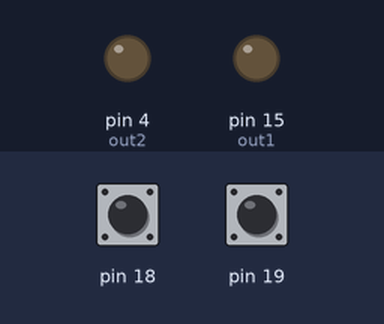
A program run on a simulated Arduino Uno, built with avr-gcc and run on an emulated ATmega328P. Parts: output pins drawn as LEDs (lit = HIGH). Dashed ring = blinking. The test bench sets the inputs (shaded band); at power-on: pin 18 HIGH, pin 19 HIGH.

Above: at 1.2 s.
1.3 s: pin 18 pulled LOW for 1 s
At 1.49 s:
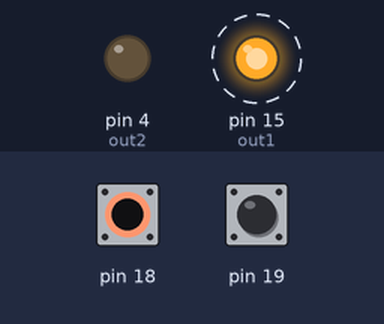
4.3 s: pin 19 pulled LOW for 3.2 s
At 8.6 s:
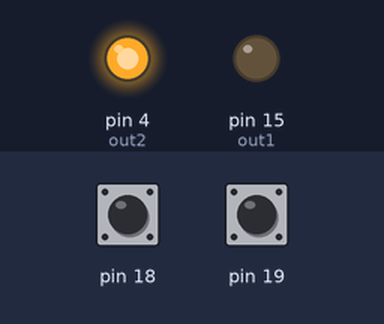
9.0 s: pin 18 pulled LOW for 0.15 s
At 9.19 s:
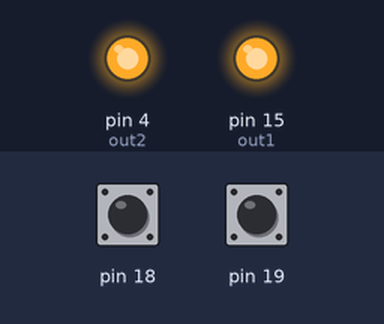
10.7 s: pin 18 pulled LOW for 3.2 s
At 10.89 s:
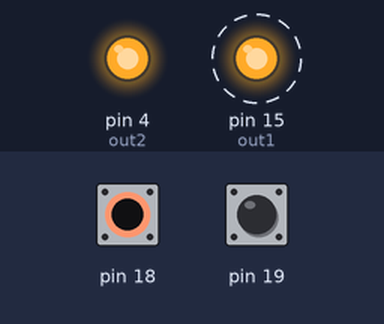
Timing chart, 0 to 15.5 s (numbered marks = the images above; inputs shaded):
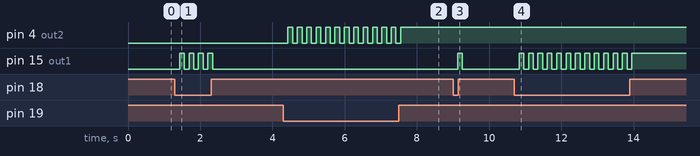

Measured:
- after the input at 1.3 s, pin 15 (out1): alternates HIGH for 0.13 s and LOW for 0.13 s, 8 changes in all, then stays LOW, starting after 0.13 s
- after the input at 4.3 s, pin 4 (out2): alternates HIGH for 0.13 s and LOW for 0.13 s, 25 changes in all, then stays HIGH, starting after 0.13 s
- after the input at 9.0 s, pin 15 (out1): LOW → HIGH after 0.13 s, → LOW 0.13 s later
- after the input at 10.7 s, pin 15 (out1): alternates HIGH for 0.13 s and LOW for 0.13 s, 25 changes in all, then stays HIGH, starting after 0.13 s

The program:

main.cpp
```cpp
// ===============================================================================================
// --- Inclusão de bibliotecas ---
#include <Arduino.h>
#include "leituraBotoes.hpp"


// ===============================================================================================
// --- Mapeamento de hardware ---
#define bot1 18
#define bot2 19
#define out1 15
#define out2 4
#define out3 5

// ===============================================================================================
// --- Declaração de objetos ---
kb_rd mybts(bot1, bot2);

void setup() {

  pinMode(out1, OUTPUT);
  pinMode(out2, OUTPUT);
  pinMode(out2, OUTPUT);

  digitalWrite(out1, LOW);
  digitalWrite(out2, LOW);
  digitalWrite(out3, LOW);
}

void loop() {

  if(mybts.read_bt(0,130)) digitalWrite(out1, !digitalRead(out1));

  if(mybts.read_bt(1,130)) digitalWrite(out2, !digitalRead(out2));
}
```

leituraBotoes.cpp
```cpp
// ===============================================================================================
// --- Bibliotecas ---
#include <Arduino.h>
#include "leituraBotoes.hpp"

kb_rd::kb_rd(const int bt1, const int bt2):
pins{bt1, bt2}
{
    for(short i=0; i<BTS_NUM; i++)
        pinMode(pins[i], INPUT_PULLUP);
} // end kb_rd

unsigned kb_rd::read_bt(const int btn, const int bounce){

    static char flag1 = 0, flag2 = 0;

    if(!digitalRead(pins[btn])) flag1 = 1;
    if(digitalRead(pins[btn])) flag2 = 1;

    if(flag1 && flag2){
        flag1 = 0;
        flag2 = 0;
        delay(bounce);
        return 1;
    }
    else
        return 0;
} // end read_bt
```

leituraBotoes.hpp
```cpp
// ===============================================================================================
// --- Bibliotecas ---
#include <Arduino.h>

#ifndef LEITURA_BOTOES
#define LEITURA_BOTOES

// ===============================================================================================
// --- Constantes do projeto ---
#define BTS_NUM 2

class kb_rd
{
    public:
        kb_rd(const int bta1, const int bt2);
        unsigned read_bt(const int btn, const int bounce);

    private:
        int pins[BTS_NUM];
};


#endif
```
